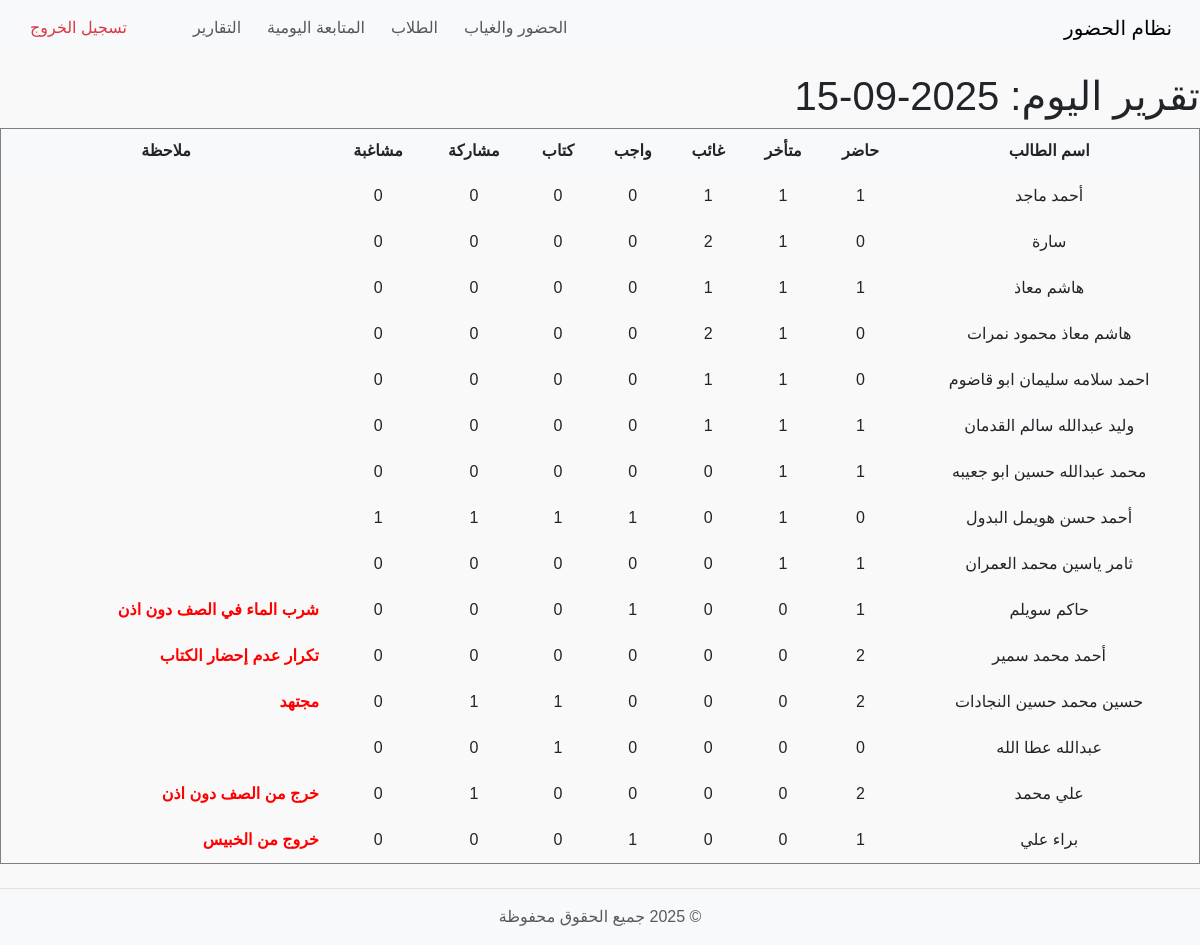
The page /reports (signed in) on the database as committed earlier.
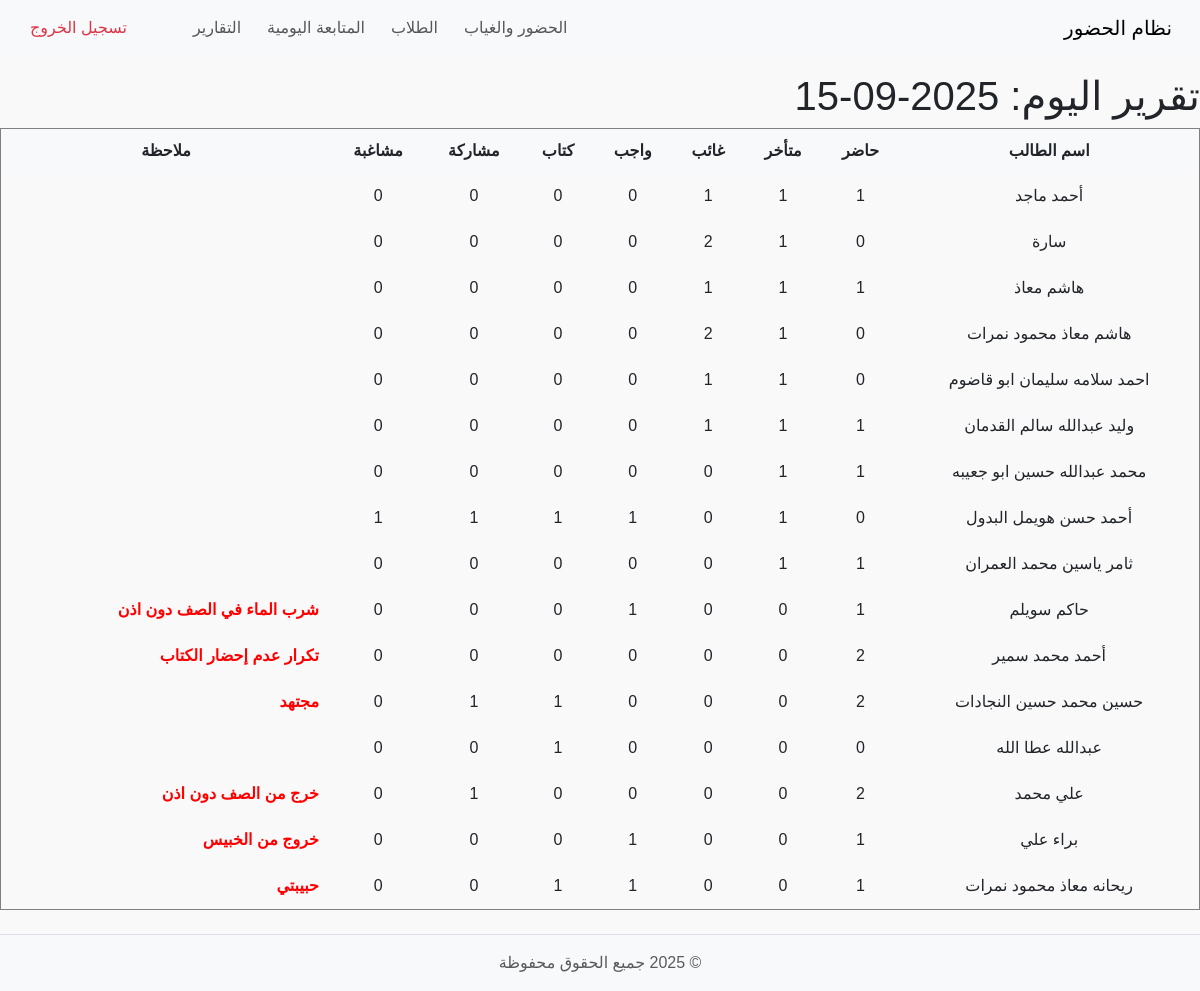
The same page on the database as committed later.
### tables this page shows
CREATE TABLE students (
    id INTEGER PRIMARY KEY AUTOINCREMENT,
    student_name TEXT NOT NULL,
    username TEXT,
    password TEXT
, class_name TEXT, section TEXT);

### app.py (the view)
@app.route('/reports')
@login_required
def reports_page():
    conn = get_db_connection()
    today = date.today().isoformat()
    students = conn.execute('''
        SELECT s.id, s.student_name,
               SUM(CASE WHEN a.status='present' THEN 1 ELSE 0 END) AS present_count,
               SUM(CASE WHEN a.status='late' THEN 1 ELSE 0 END) AS late_count,
               SUM(CASE WHEN a.status='absent' THEN 1 ELSE 0 END) AS absent_count,
               t.homework, t.book, t.participation, t.misbehavior, t.note
        FROM students s
        LEFT JOIN attendance a ON s.id = a.student_id
        LEFT JOIN student_tracking t ON s.id = t.student_id AND t.date=?
        GROUP BY s.id
    ''', (today,)).fetchall()
    conn.close()
    return render_template('reports.html', students=students, today=today)

### app.py (called while the page is built)
def get_db_connection():
    conn = sqlite3.connect('attendance.db')
    conn.row_factory = sqlite3.Row
    return conn

def login_required(f):
    @wraps(f)
    def decorated_function(*args, **kwargs):
        if 'user' not in session:
            return redirect(url_for('login'))
        return f(*args, **kwargs)
    return decorated_function

### templates/reports.html (shortened to what this page needs)
<!DOCTYPE html>
<html lang="ar">
<head>
    <link rel="stylesheet" href="{{ url_for('static', filename='css/style.css') }}">
</head>
<body>
    {% include 'partials/header.html' %}
    {% include 'partials/navbar.html' %}
    <h1>تقرير اليوم: {{ today }}</h1>
    <table border="1" cellpadding="5" cellspacing="0">
        <thead>
            <tr>
                <th>اسم الطالب</th>
                <th>حاضر</th>
                <th>متأخر</th>
                <th>غائب</th>
                <th>واجب</th>
                <th>كتاب</th>
                <th>مشاركة</th>
                <th>مشاغبة</th>
                <th>ملاحظة</th>
            </tr>
        </thead>
        <tbody id="reportsTableBody">
            {% for student in students %}
            <tr>
                <td>{{ student.student_name }}</td>
                <td class="clickable" data-student="{{ student.id }}" data-status="present">{{ student.present_count or 0 }}</td>
                <td class="clickable" data-student="{{ student.id }}" data-status="late">{{ student.late_count or 0 }}</td>
                <td class="clickable" data-student="{{ student.id }}" data-status="absent">{{ student.absent_count or 0 }}</td>
                <td class="clickable" data-student="{{ student.id }}" data-field="homework">{{ student.homework or 0 }}</td>
                <td class="clickable" data-student="{{ student.id }}" data-field="book">{{ student.book or 0 }}</td>
                <td class="clickable" data-student="{{ student.id }}" data-field="participation">{{ student.participation or 0 }}</td>
                <td class="clickable" data-student="{{ student.id }}" data-field="misbehavior">{{ student.misbehavior or 0 }}</td>
                <td>
                    <input type="text" class="note-input {% if student.note %}has-note{% endif %}"
                           value="{{ student.note or '' }}"
                           data-student="{{ student.id }}">
                </td>
            </tr>
            {% endfor %}
        </tbody>
    </table>
    {% include 'partials/footer.html' %}
</body>
</html>

### templates/partials/header.html (shortened to what this page needs)
<!DOCTYPE html>
<html lang="ar">
<head>
    <link href="https://cdn.jsdelivr.net/npm/bootstrap@5.3.2/dist/css/bootstrap.min.css" rel="stylesheet">
    <link type="text/css" rel="stylesheet" href="https://cdn.jsdelivr.net/npm/jsgrid@1.5.3/dist/jsgrid.min.css" />
    <link type="text/css" rel="stylesheet" href="https://cdn.jsdelivr.net/npm/jsgrid@1.5.3/dist/jsgrid-theme.min.css" />
    <link rel="stylesheet" href="{{ url_for('static', filename='css/style.css') }}?v=1.0">
</head>
<body>

### templates/partials/navbar.html (shortened to what this page needs)
<nav class="navbar navbar-expand-lg navbar-light bg-light mb-3">
  <div class="container-fluid">
    <a class="navbar-brand" href="{{ url_for('dashboard') }}">نظام الحضور</a>
    <div class="collapse navbar-collapse" id="navbarNav">
      <ul class="navbar-nav me-auto mb-2 mb-lg-0">
        <li class="nav-item">
          <a class="nav-link" href="{{ url_for('dashboard') }}">الحضور والغياب</a>
        </li>
        <li class="nav-item">
          <a class="nav-link" href="{{ url_for('students_page') }}">الطلاب</a>
        </li>
        <li class="nav-item">
          <a class="nav-link" href="{{ url_for('tracking_page') }}">المتابعة اليومية</a>
        </li>
        <li class="nav-item">
          <a class="nav-link" href="{{ url_for('reports_page') }}">التقارير</a>
        </li>
      </ul>
      {% if session.get('user') %}
      <ul class="navbar-nav">
        <li class="nav-item">
          <a class="nav-link text-danger" href="{{ url_for('logout') }}">تسجيل الخروج</a>
        </li>
      </ul>
      {% endif %}
    </div>
  </div>
</nav>

### templates/partials/footer.html (shortened to what this page needs)
<footer class="bg-light text-center text-muted py-3 mt-4 border-top">
    © 2025 جميع الحقوق محفوظة
</footer>
</body>
</html>

### static/css/style.css (style rules this page uses)
html, body { height: 100%; margin: 0; padding: 0; }
body { font-family: 'Tajawal', sans-serif; background-color: #f9f9f9; direction: rtl; text-align: right; display: flex; flex-direction: column; min-height: 100vh; }
.navbar { width: 100% !important; padding-left: 0 !important; padding-right: 0 !important; }
.navbar .nav-link { margin-left: 10px; }
table { width: 100%; border-collapse: collapse; direction: rtl; }
th, td { text-align: center; padding: 10px; vertical-align: middle; }
th { background-color: #f8f9fa; }
footer { background-color: #f8f9fa; color: #6c757d; text-align: center; padding: 15px 0; border-top: 1px solid #dee2e6; width: 100%; margin-top: 50px; }

### templates/reports.html (style rules this page uses)
.note-input { width: 100%; border: none; background-color: transparent; color: black; }
.note-input.has-note { color: red; font-weight: bold; }

Rows that differ between the two databases and show on the page:
added students: student_name "ريحانه معاذ محمود نمرات", present_count "1", late_count "0", absent_count "0", homework "1", book "1", participation "0", misbehavior "0", note "حبيبتي"
